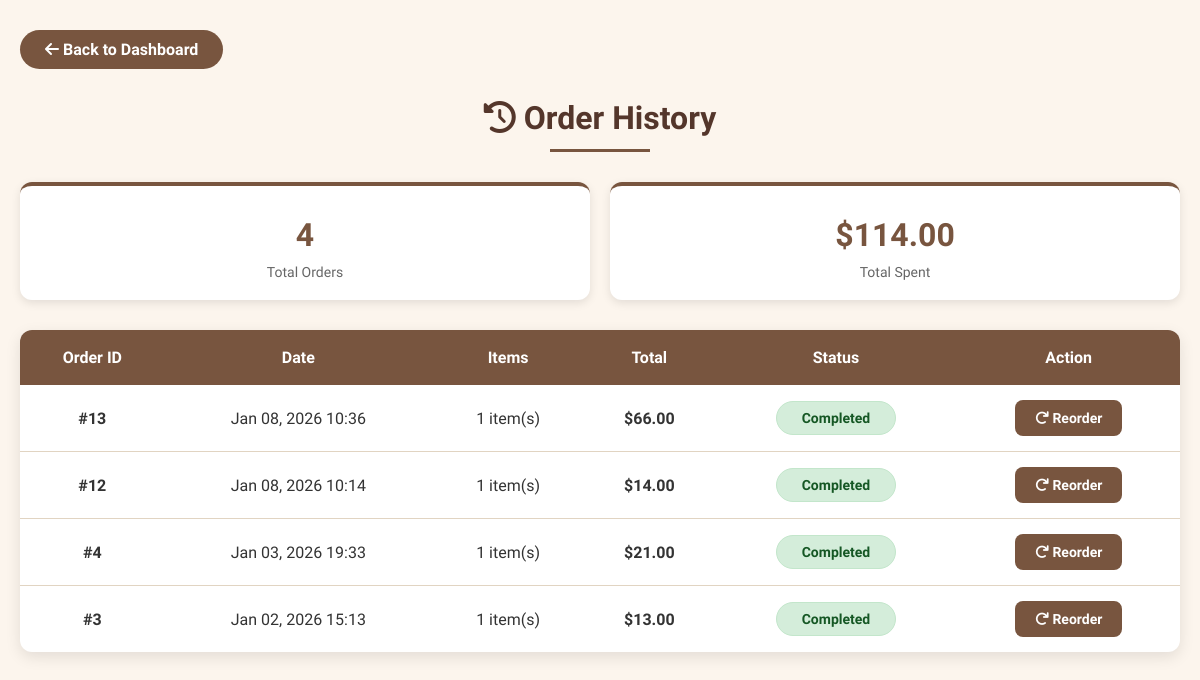
Screenshot of /order_history.php (signed in) with the database file from the repository.
### tables this page shows
CREATE TABLE `orders` (
  `id` int(11) NOT NULL,
  `user_id` int(11) NOT NULL,
  `total` decimal(10,2) DEFAULT 0.00,
  `status` enum('pending','completed','canceled') DEFAULT 'pending',
  `created_at` timestamp NOT NULL DEFAULT current_timestamp()
);

### order_history.php (the view, shortened to what this page needs)
<?php
require_once 'config.php';
$user_id = $_SESSION['user_id'];
$sql = "SELECT o.id as order_id, o.created_at, o.total, o.status,
               COUNT(oi.id) as items_count
        FROM orders o
        LEFT JOIN order_items oi ON o.id = oi.order_id
        WHERE o.user_id = ?
        GROUP BY o.id
        ORDER BY o.created_at DESC";
$stmt = $conn->prepare($sql);
$stmt->bind_param("i", $user_id);
$stmt->execute();
$result = $stmt->get_result();
?>
<!DOCTYPE html>
<html lang="en">
<head>
    <link rel="stylesheet" href="https://cdnjs.cloudflare.com/ajax/libs/font-awesome/6.0.0/css/all.min.css">
</head>
<body>
    <div class="container">
        <a href="dashboard.php" class="back-btn">
            <i class="fas fa-arrow-left"></i> Back to Dashboard
        </a>
        <h1><i class="fas fa-history"></i> Order History</h1>
        <?php
        $stats_sql = "SELECT
                        COUNT(*) as total_orders,
                        SUM(total) as total_spent
                      FROM orders
                      WHERE user_id = ? AND status = 'completed'";
        $stats_stmt = $conn->prepare($stats_sql);
        $stats_stmt->bind_param("i", $user_id);
        $stats_stmt->execute();
        $stats_result = $stats_stmt->get_result();
        $stats = $stats_result->fetch_assoc();
        ?>
        <div class="stats">
            <div class="stat-card">
                <div class="stat-value"><?php echo $stats['total_orders'] ?? 0; ?></div>
                <div class="stat-label">Total Orders</div>
            </div>
            <div class="stat-card">
                <div class="stat-value">$<?php echo number_format($stats['total_spent'] ?? 0, 2); ?></div>
                <div class="stat-label">Total Spent</div>
            </div>
        </div>
        <?php if ($result->num_rows > 0): ?>
            <table class="orders-table">
                <thead>
                    <tr>
                        <th>Order ID</th>
                        <th>Date</th>
                        <th>Items</th>
                        <th>Total</th>
                        <th>Status</th>
                        <th>Action</th>
                    </tr>
                </thead>
                <tbody>
                    <?php while ($order = $result->fetch_assoc()): ?>
                        <tr>
                            <td><strong>#<?php echo $order['order_id']; ?></strong></td>
                            <td><?php echo date('M d, Y H:i', strtotime($order['created_at'])); ?></td>
                            <td><?php echo $order['items_count']; ?> item(s)</td>
                            <td><strong>$<?php echo number_format($order['total'], 2); ?></strong></td>
                            <td>
                                <span class="status status-<?php echo strtolower($order['status']); ?>">
                                    <?php echo ucfirst($order['status']); ?>
                                </span>
                            </td>
                            <td>
                                <button class="reorder-btn"
                                        onclick="reorder(<?php echo $order['order_id']; ?>)"
                                        <?php echo ($order['status'] != 'completed') ? 'disabled' : ''; ?>>
                                    <i class="fas fa-redo"></i> Reorder
                                </button>
                            </td>
                        </tr>
                    <?php endwhile; ?>
                </tbody>
            </table>
        <?php endif; ?>
    </div>
</body>
</html>

### order_history.php (style rules this page uses)
:root { --primary-color: #fcf5ed; --secondary-color: #78553f; --dark-brown: #54362b; --light-beige: #e1d4c2; }
* { margin: 0; padding: 0; box-sizing: border-box; font-family: "Domine", sans-serif; }
body { background-color: var(--primary-color); min-height: 100vh; }
.container { max-width: 1200px; margin: 0 auto; padding: 30px 20px; }
.back-btn { display: inline-block; background: var(--secondary-color); color: white; padding: 10px 25px; border-radius: 50px; text-decoration: none; font-weight: 700; margin-bottom: 30px; transition: all 0.3s ease; }
h1 { color: var(--dark-brown); margin-bottom: 30px; text-align: center; font-size: 32px; position: relative; padding-bottom: 15px; }
h1::after { content: ''; position: absolute; bottom: 0; left: 50%; transform: translateX(-50%); width: 100px; height: 3px; background: var(--secondary-color); }
.orders-table { width: 100%; border-collapse: collapse; background: white; border-radius: 12px; overflow: hidden; box-shadow: 0 5px 15px rgba(0, 0, 0, 0.1); margin-top: 30px; }
.orders-table thead { background: var(--secondary-color); }
.orders-table th { color: white; padding: 18px 15px; text-align: center; font-weight: 700; font-size: 16px; }
.orders-table td { padding: 15px; text-align: center; border-bottom: 1px solid var(--light-beige); color: #333; }
.orders-table tbody tr:last-child td { border-bottom: none; }
.status { display: inline-block; padding: 8px 16px; border-radius: 50px; font-weight: 700; font-size: 14px; min-width: 120px; }
.status-completed { background: #D4EDDA; color: #155724; border: 1px solid #C3E6CB; }
.reorder-btn { background: var(--secondary-color); color: white; border: none; padding: 10px 20px; border-radius: 8px; font-weight: 700; cursor: pointer; transition: all 0.3s ease; font-size: 14px; }
.stats { display: grid; grid-template-columns: repeat(auto-fit, minmax(200px, 1fr)); gap: 20px; margin-bottom: 30px; }
.stat-card { background: white; padding: 20px; border-radius: 12px; text-align: center; box-shadow: 0 3px 10px rgba(0, 0, 0, 0.1); border-top: 4px solid var(--secondary-color); }
.stat-value { font-size: 32px; font-weight: 700; color: var(--secondary-color); margin: 10px 0; }
.stat-label { color: #666; font-size: 14px; }

### rows the page displays
orders: id "13", created_at "Jan 08, 2026 10:36", items_count "1", total "66.00", status "Completed"
orders: id "12", created_at "Jan 08, 2026 10:14", items_count "1", total "14.00", status "Completed"
orders: id "4", created_at "Jan 03, 2026 19:33", items_count "1", total "21.00", status "Completed"
orders: id "3", created_at "Jan 02, 2026 15:13", items_count "1", total "13.00", status "Completed"

### other values shown
$stats['total_orders'] "4"
$stats['total_spent'] "114.00"
